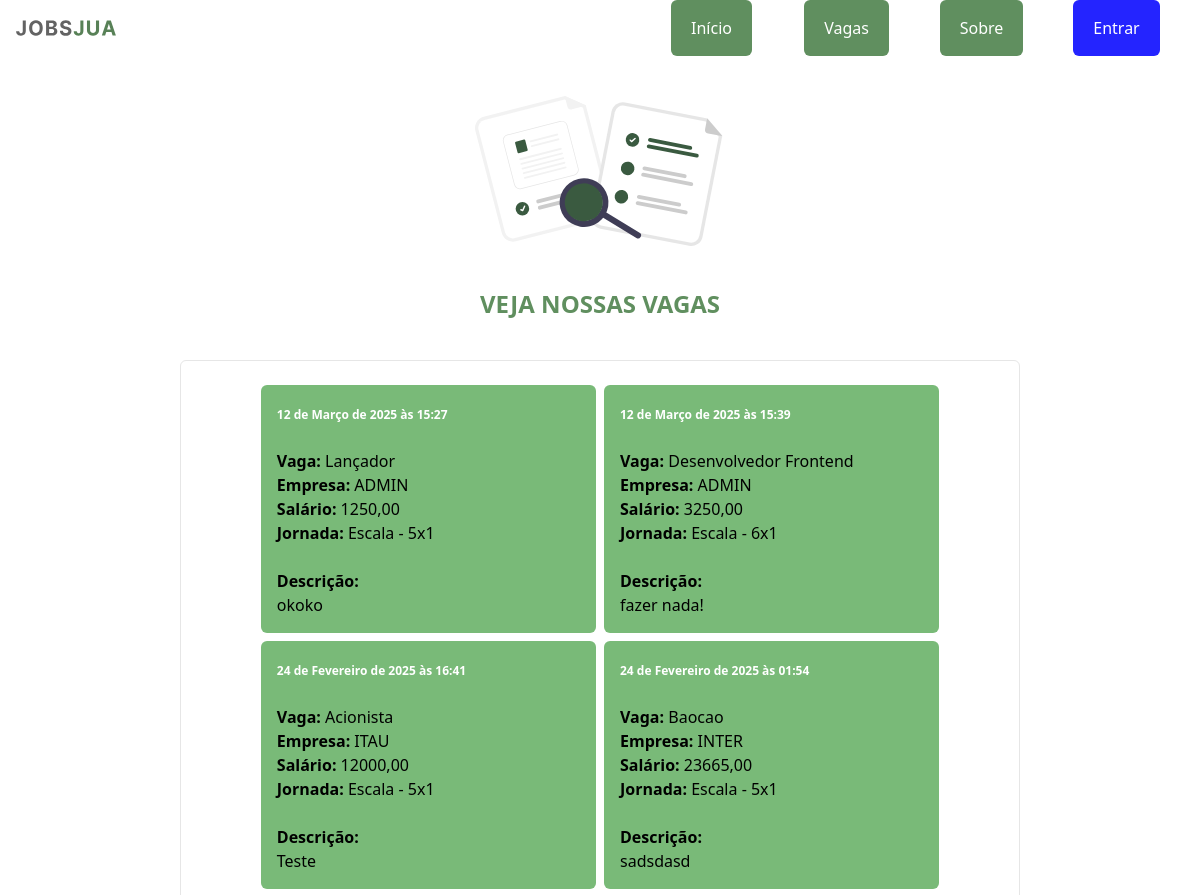
The app's page /view_vacancies/ (upper part), older data.
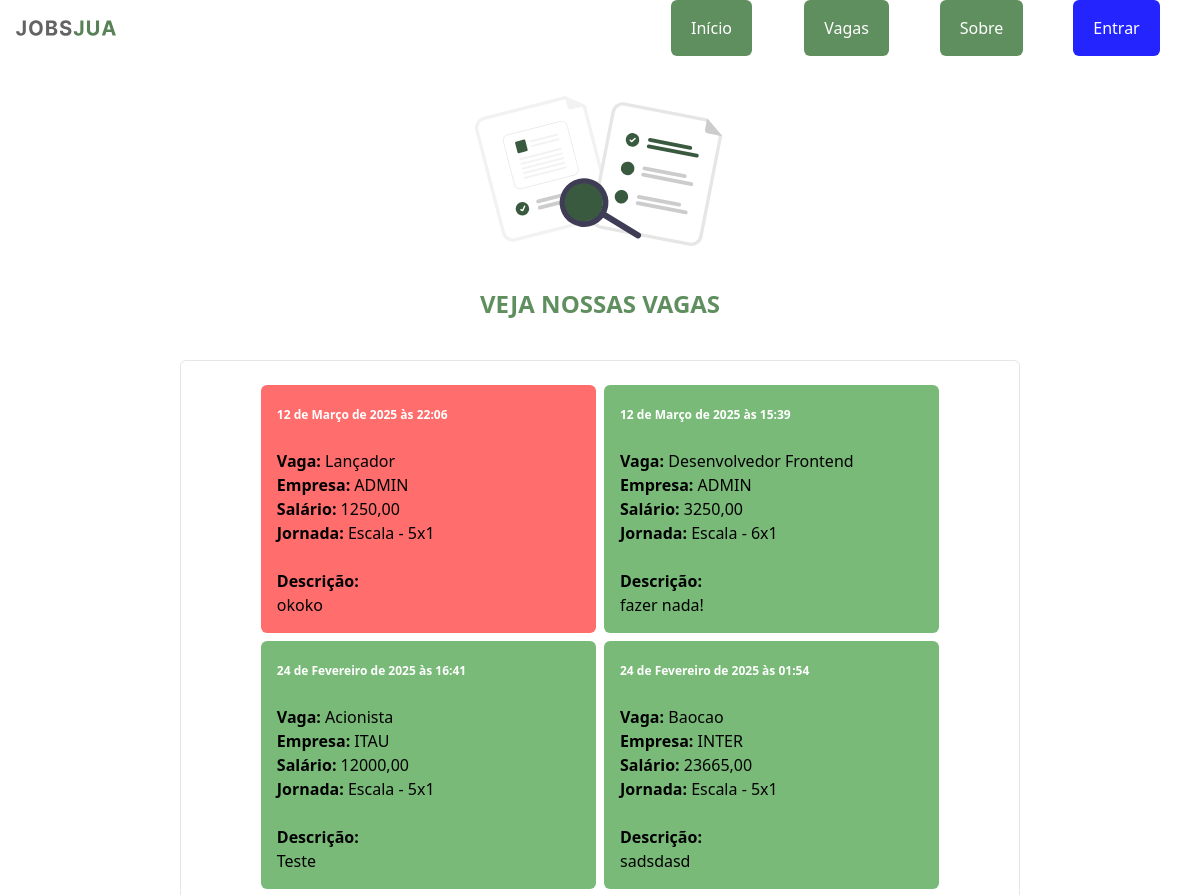
The same page, newer data.
### jobs/models.py (models this page shows, shortened)
class Vacancie(models.Model):
  TYPE_MODALITY = (
    ("CLT - Efetivo",     'CLT - Efetivo'),
    ("CLT - Ferista",     'CLT - Ferista'),
    ("CLT - Contrato",    'CLT - Contrato'),
    ("AVULSO - Diaria",   'AVULSO - Diaria'),
    ("AVULSO - Semanal",  'AVULSO - Semanal'),
    ("AVULSO - Quinzena", 'AVULSO - Quinzena'),
    ("CNPJ - Prestação de serviço",  'CNPJ - Prestação de serviço'),
  )
  TYPE_JOURNEY = (
    ("Escala - 5x1",      'Escala - 5x1'),
    ("Escala - 5x2",      'Escala - 5x2'),
    ("Escala - 6x1",      'Escala - 6x1'),
    ("Escala - 12x36",    'Escala - 12x36'),
    ("Escala - 18x36",    'Escala - 18x36'),
    ("Diaria - 1 Dia",    'Diaria - 1 Dia'),
    ("Diaria - 7 Dias",   'Diaria - 7 Dias'),
    ("Diaria - 15 Dias",  'Diaria - 15 Dias'),
  )
  TYPE_STATE = (
    (True,'Vaga aberta'),
    (False,'Vaga fechada'),
  )
  title = models.CharField(max_length=200, blank=False, null=False, verbose_name="Titulo")
  enterprise = models.ForeignKey(Enterprise,on_delete=models.CASCADE, verbose_name="Empresa")
  email = models.CharField(max_length=200, blank=False, null=False, verbose_name="Email")
  whatsapp = models.CharField(max_length=200, blank=False, null=False, verbose_name="WhatsApp")
  wage = models.FloatField(max_length=200, blank=False, null=False, verbose_name="Salário")
  modality = models.CharField(choices=TYPE_MODALITY, verbose_name="Modalidade", max_length=200)
  weekly_journey = models.CharField(choices=TYPE_JOURNEY, verbose_name="Jornada", max_length=200)
  work_shift = models.CharField(max_length=200, blank=False, null=False, verbose_name="Turno")
  state = models.BooleanField( choices=TYPE_STATE, default=True , verbose_name="Estado",  )
  description = models.TextField(max_length=2000, blank=False, null=False, verbose_name="Descrição")
  create_at = models.DateTimeField(auto_now=True)
  USERNAME_FIELD = 'email'
  class Meta:
    verbose_name_plural = 'Vagas'

class Enterprise(AbstractUser):
  HIRING_CHOICES = (
    (True, "Sim"),
    (False, "Não"),
  )
  cnpj = models.CharField(max_length=14, null=False, blank=False,unique=True, verbose_name="CNPJ")
  email = models.EmailField(unique=True, verbose_name="Email")
  sector = models.CharField(max_length=200, verbose_name="Setor")
  phone = models.CharField(max_length=11, blank=False, null=False, verbose_name="Telefone")
  whatsapp = models.CharField(max_length=11, blank=False, null=True, verbose_name="WhatsApp")
  is_hiring = models.BooleanField(choices=HIRING_CHOICES, verbose_name="Está contratando", null=False, default=True)
  USERNAME_FIELD = 'email'
  REQUIRED_FIELDS = [
    'username'
  ]
  class Meta:
    verbose_name_plural = 'Empresas'
  def __str__(self):
    return f"{self.username}"

### jobs/views.py (the view)
# urls.py: path('view_vacancies/', views.view_vacancies, name='view_vacancies'),
def view_vacancies(request):
  vacancie = Vacancie.objects.all().order_by("-id")
  vacancie_paginator = Paginator(vacancie, 12)
  page_num = request.GET.get('page')
  page = vacancie_paginator.get_page(page_num)
  for item in page:
    print(item.state)
  context = {
    'page': page,
    'vacancie_paginator': vacancie_paginator
  }
  return render(request, template_name="view_vacancies.html", context=context)

### jobs/templates/view_vacancies.html (shortened to what this page needs)
{% extends "jobs/base.html" %}
{% load icons static %}
{% block title-page %}
  <img class="mb-10 w-[60%] md:w-[60%]" src="{%  static 'svg/search.svg' %}" alt="veja nossas vagas">
  <h1>VEJA NOSSAS VAGAS</h1>
{% endblock title-page %}
{% block main %}
  {% for item in page %}
      {% if item.state == True %}
        <a href="{% url 'view_one_vacancie' id=item.id %}" class="w-[95%]
        h-auto bg-myGreen-400  hover:bg-myGreen-500 duration-300  p-4 rounded-md my-2
            md:m-1 md:w-[70%]
            lg lg:w-[40%]
        ">
        <strong class="text-[12px] text-myWhite-50" >{{ item.create_at }}</strong> <br> <br>
        <strong>Vaga: </strong>{{ item.title  }}<br>
        <strong>Empresa: </strong> {{ item.enterprise|upper }} <br>
        <strong>Salário: </strong> {{ item.wage|floatformat:2 }}  <br>
        <strong>Jornada: </strong> {{ item.weekly_journey }} <br> <br>
        <strong>Descrição: </strong>
        <p>{{ item.description|truncatechars:40 }}</p>
        </a>
        {% else %}
        <a href="{% url 'view_one_vacancie' id=item.id %}" class="w-[95%]
        h-auto bg-myRed-400  hover:bg-myRed-500 duration-300  p-4 rounded-md my-2
            md:m-1 md:w-[70%]
            lg lg:w-[40%]
        ">
        <strong class="text-[12px] text-myWhite-50" >{{ item.create_at }}</strong> <br> <br>
        <strong>Vaga: </strong>{{ item.title  }}<br>
        <strong>Empresa: </strong> {{ item.enterprise|upper }} <br>
        <strong>Salário: </strong> {{ item.wage|floatformat:2 }}  <br>
        <strong>Jornada: </strong> {{ item.weekly_journey }} <br> <br>
        <strong>Descrição: </strong>
        <p>{{ item.description|truncatechars:40 }}</p>
        </a>
        {% endif %}
    {% endfor %}
{% endblock main %}

Row changes from the older to the newer data that the page shows:
changed Vacancie "Lançador": state True → False (drawn); create_at "12 de Março de 2025 às 15:27" → "12 de Março de 2025 às 22:06"
